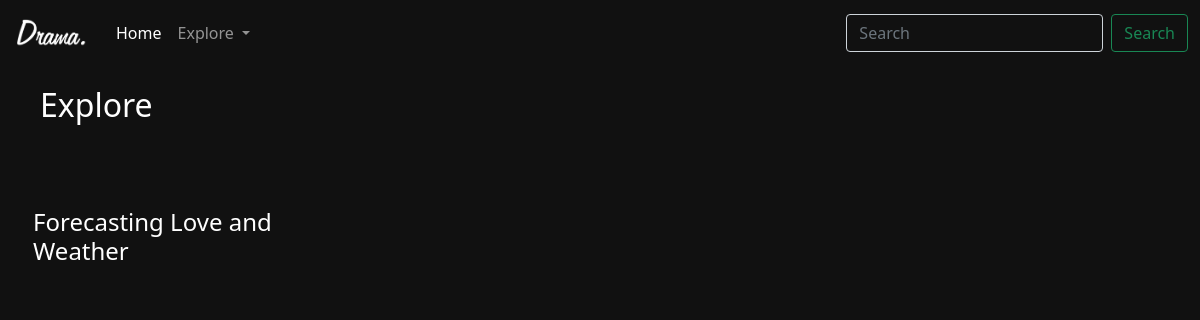
The page /explore/all on the database as committed earlier.
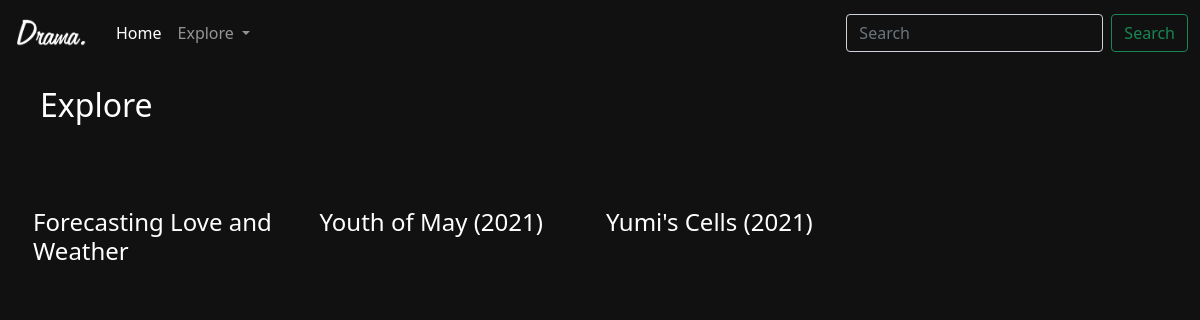
The same page on the database as committed later.
### main_kdrama/models.py (models this page shows, shortened)
class upload_serie(models.Model):
    min_width1600 = models.URLField()
    min_width1440 = models.URLField()
    min_width960 = models.URLField()
    min_width600 = models.URLField()
    img = models.URLField()
    title = models.CharField(max_length=300)
    url = models.CharField(max_length=200)
    genres = models.CharField(max_length=300)
    episodes = models.IntegerField()

### main_kdrama/views.py (the view)
# urls.py: path("explore/<slug:category>", explore),
def explore(request, category=None):
    cat_rep = category.replace('-', ' ')
    if cat_rep != 'all':
        exploree = upload_serie.objects.filter(genres__icontains= cat_rep)
    else:
        exploree = upload_serie.objects.all().order_by('title')
    return render(request, "explore.html", {'result': exploree})

### templates/explore.html (shortened to what this page needs)
{% load static %}
<!DOCTYPE html>
<html lang="en">
<head>
    <link
      href="https://cdn.jsdelivr.net/npm/bootstrap@5.0.1/dist/css/bootstrap.min.css"
      rel="stylesheet"
    />
    <link
      rel="stylesheet"
      href="https://cdnjs.cloudflare.com/ajax/libs/font-awesome/5.15.3/css/all.min.css"
    />
</head>
<body>
<nav class="navbar navbar-expand-lg sticky-top navbar-dark bg-dark" style="background-color: #111!important;">
    <div class="container-fluid">
      <a class="navbar-brand" href="/">
        <img  src="{% static 'imgbin_drama-youtube-logo-television-show-png.png' %}" alt="" width="80" style="filter: invert(100%)" >
      </a>
      <div class="collapse navbar-collapse" id="navbarSupportedContent">
        <ul class="navbar-nav me-auto mb-2 mb-lg-0">
          <li class="nav-item">
            <a class="nav-link active" aria-current="page" href="/">Home</a>
          </li>
          <li class="nav-item dropdown">
            <a class="nav-link dropdown-toggle" href="#" id="navbarDropdown" role="button" data-bs-toggle="dropdown" aria-expanded="false">
              Explore
            </a>
          </li>
        </ul>
        <form class="d-flex" action="/search/results">
          <input name="query" id="query" class="form-control me-2" type="search" placeholder="Search" aria-label="Search" style="background-color: #111!important; color:white;">
          <button class="btn btn-outline-success" type="submit">Search</button>
        </form>
      </div>
    </div>
  </nav>
    <h2>Explore</h2>
    <div class="row">
        <div class="row_posters" id="yourDiv">
                {% for r in result%}
                <a style="text-decoration: none;" class="row_poster1" href="https://kdramaflix.herokuapp.com/series/{{r.url}}">
                  <h4 style="color: white;">{{r.title}}</h3>
                </a>
                {% endfor %}
            </div>
        </div>
</body>
</html>

### templates/explore.html (style rules this page uses)
body { background-color: #111; color: white; overflow-x: hidden; }
.row { margin-left: 20px; margin-bottom: -50px; margin-top: 20px; }
.row_posters { display: flex; overflow-y: hidden; overflow-x: scroll; padding: 20px; padding-bottom: 0; margin-bottom: 20px; margin-top: 20px; flex-wrap: wrap; }
@media screen and (min-width:650px) { .row_poster1 { border-radius: 5px; object-fit: contain; width: 29vw; margin-right: 17px; margin-left: -7px; transition: transform 450ms; margin-bottom: 35px; } }
@media screen and (min-width:1140px) { .row_poster1 { min-width: 23%; border-radius: 5px; object-fit: contain; width: 24%; margin-right: 17px; margin-left: -7px; transition: transform 450ms; margin-bottom: 35px; } }
h2 { padding: 20px; padding-bottom: 0px; margin-left: 20px; }

Rows that differ between the two databases and show on the page:
added upload_serie: title "Youth of May (2021)"
added upload_serie: title "Yumi's Cells (2021)"
